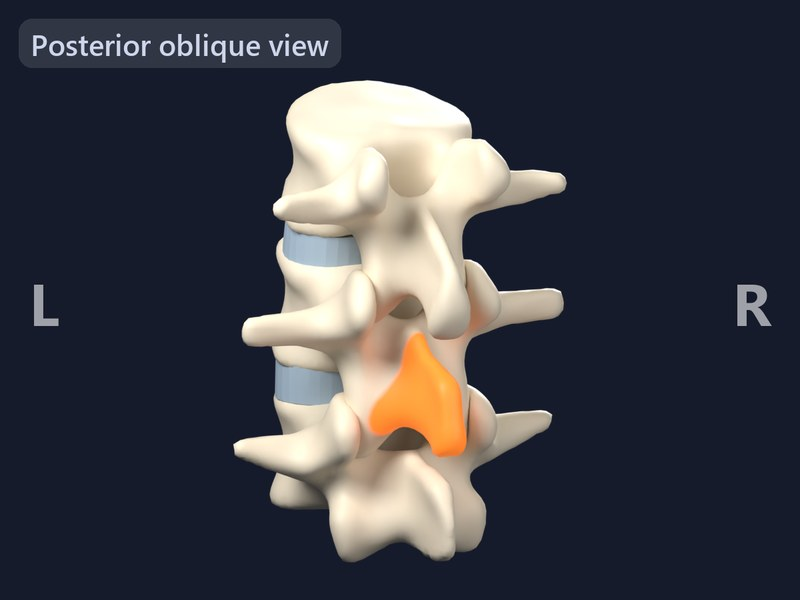
#> input picture img/sp.jpg, 800 x 600 px, given in place of sp.png, which was not available
$ python post.py
#> lines starting #> are read from the running program, lines starting #| are printed output that depends on the picture; pictures that were not available may be replaced by others from this repository, and a replacement may not be noted
"""Composite renders for the quiz: background, orientation labels, neutral-pose ghost, GIF encoding.
usage: python post.py <quiz img dir>"""
import os, sys, json, glob, subprocess, shutil
from PIL import Image, ImageDraw, ImageFont, ImageFilter, ImageChops
import imageio_ffmpeg

HERE = os.path.dirname(os.path.abspath(__file__))
DEST = sys.argv[1] if len(sys.argv) > 1 else os.path.join(HERE, "final")
os.makedirs(DEST, exist_ok=True)
BG = (22, 27, 43)
CHIP_TXT = (205, 214, 236)
FONT_B = r"C:\Windows\Fonts\seguisb.ttf"
FONT_X = r"C:\Windows\Fonts\segoeuib.ttf"


def font(path, size):
    try:
        return ImageFont.truetype(path, size)
    except OSError:
        return ImageFont.load_default()


def layer(im):
    ov = Image.new("RGBA", im.size, (0, 0, 0, 0))
    return ov, ImageDraw.Draw(ov)


def chip(im, text, scale):
    ov, d = layer(im)
    f = font(FONT_B, int(22 * scale))
    pad = int(9 * scale)
    x0, y0 = int(14 * scale), int(14 * scale)
    tw = d.textlength(text, font=f)
    th = int(22 * scale * 1.25)
    d.rounded_rectangle([x0, y0, x0 + tw + 2 * pad, y0 + th + pad], radius=int(10 * scale), fill=(255, 255, 255, 30))
    d.text((x0 + pad, y0 + pad * 0.45), text, font=f, fill=CHIP_TXT + (255,))
    im.alpha_composite(ov)


def side_letters(im, left, right, scale):
    """Radiograph-style side markers at mid-height on the left and right edges."""
    ov, d = layer(im)
    f = font(FONT_X, int(44 * scale))
    w, h = im.size
    for txt, x in ((left, int(22 * scale)), (right, w - int(22 * scale))):
        tw = d.textlength(txt, font=f)
        xx = x if x < w / 2 else x - tw
        d.text((xx, h / 2 - 28 * scale), txt, font=f, fill=(255, 255, 255, 150))
    im.alpha_composite(ov)


def corner_words(im, left, right, scale):
    ov, d = layer(im)
    f = font(FONT_B, int(23 * scale))
    w, h = im.size
    y = h - int(40 * scale)
    if left:
        d.text((int(16 * scale), y), "\u2190 " + left, font=f, fill=(255, 255, 255, 140))
    if right:
        tw = d.textlength(right + " \u2192", font=f)
        d.text((w - tw - int(16 * scale), y), right + " \u2192", font=f, fill=(255, 255, 255, 140))
    im.alpha_composite(ov)


def place(im, scale, valign):
    """Render scaled down on the background so the label chip has room (valign: 'bottom' or 'center')."""
    w, h = im.size
    sm = im.resize((int(w * scale), int(h * scale)), Image.LANCZOS)
    out = Image.new("RGBA", im.size, BG + (255,))
    x = (w - sm.size[0]) // 2
    y = (h - sm.size[1]) - int(h * 0.015) if valign == "bottom" else (h - sm.size[1]) // 2
    out.alpha_composite(sm, (x, y))
    return out


STILLS = {
    # name: (chip text, side letters (screen-left, screen-right) or None, corner words or None)
    "sp": ("Posterior oblique view", ("L", "R"), None),
    "facet": ("Posterior view", ("L", "R"), None),
    "np": ("Front-left view, from above", None, None),
    "lf": ("Midline cut, seen from the left", None, ("Anterior", "Posterior")),
    "asis": ("Anterior view", ("R", "L"), None),
    "isch": ("Posterior view", ("L", "R"), None),
    "psoas": ("Anterior-left oblique view", None, None),
}

for name, (txt, sides, words) in STILLS.items():
    src = os.path.join(HERE, "out", name + ".png")
    if not os.path.exists(src):
        print("missing", src); continue
    im = Image.open(src).convert("RGBA")
    s = im.size[0] / 600
#> s = 1.33
    out = place(im, 0.86 if words else 0.90, "center" if words else "bottom")
#> in place, `out = Image.new("RGBA", im.size, BG + (255,))`:
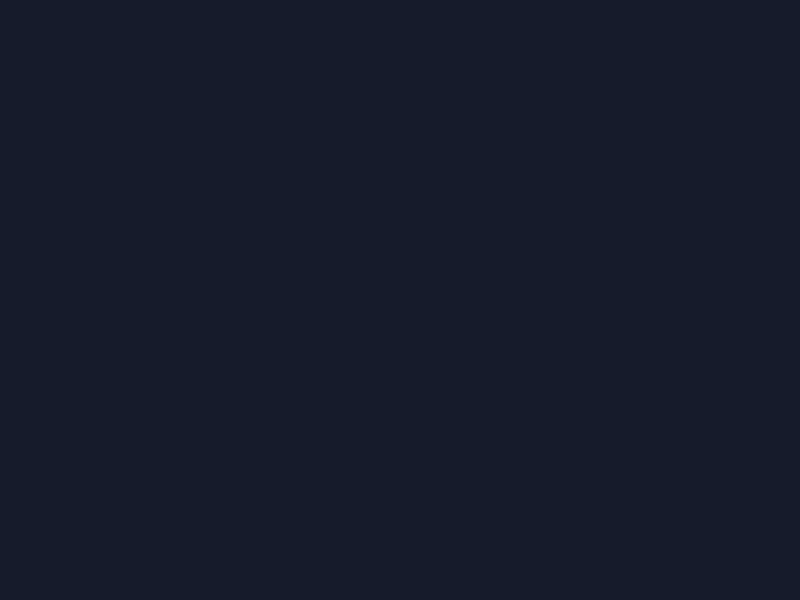
#> out: PIL image 800x600 RGBA; mean R, G, B, A 22, 27, 43, 255
#> in place, `out.alpha_composite(sm, (x, y))`:
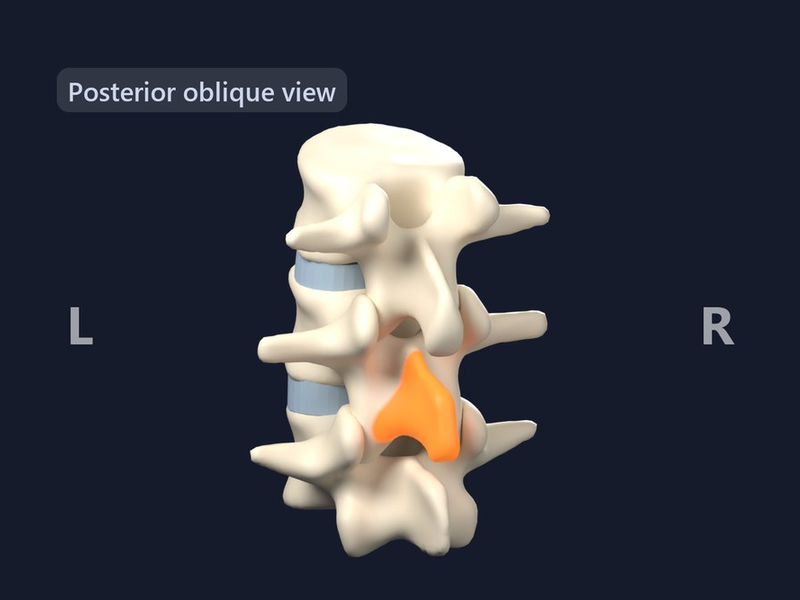
#> out: PIL image 800x600 RGBA; mean R, G, B, A 54.3, 56.2, 65.3, 255
    chip(out, txt, s)
#> in layer, `ov = Image.new("RGBA", im.size, (0, 0, 0, 0))`: ov: PIL image 800x600 RGBA; every value is 0
#> in chip, `tw = d.textlength(text, font=f)`: tw = 320.3
#> in chip, `im.alpha_composite(ov)`:
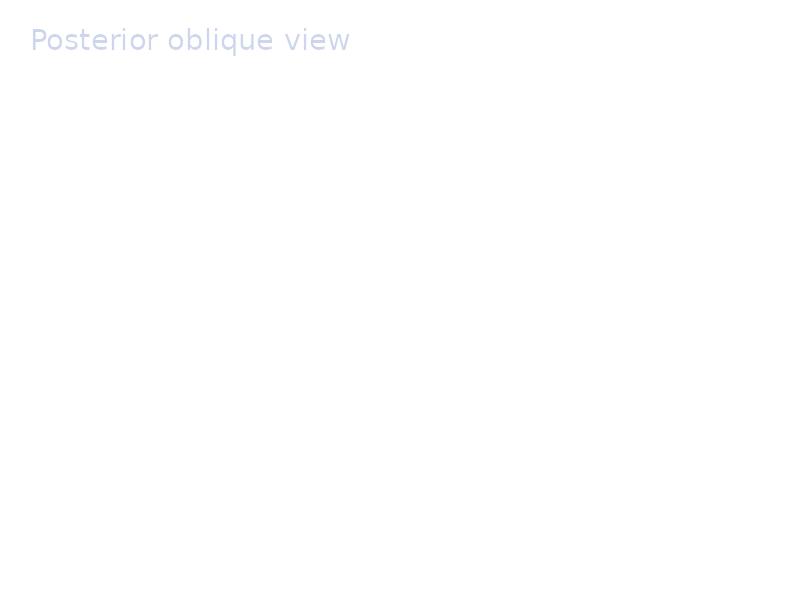
#> ov: PIL image 800x600 RGBA; mean R, G, B, A 8.7, 8.7, 8.8, 2; transparent parts drawn white
#> in chip, `im.alpha_composite(ov)`:
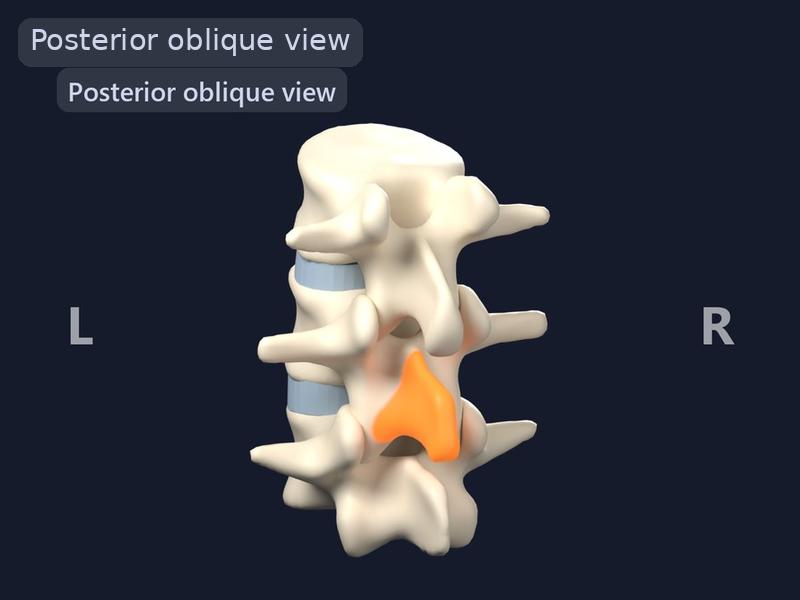
#> im: PIL image 800x600 RGBA; mean R, G, B, A 56, 57.8, 66.8, 255
    if sides:
        side_letters(out, sides[0], sides[1], s)
#> the loop in side_letters, `for txt, x in ((left, int(22 * scale)), (right, w - int(22 * scale))):` made 2 passes
#> (tw, xx) on passes 1 to 2: (32.31, 29), (40.3, 730.7)
    if words:
        corner_words(out, words[0], words[1], s)
    out = out.convert("RGB").resize((im.size[0] // 3 * 2, im.size[1] // 3 * 2), Image.LANCZOS)
#> out: PIL image 532x400 RGB
    out.save(os.path.join(DEST, name + ".jpg"), quality=88, optimize=True)
    print("still", name, out.size)
#| still sp (532, 400)
#> pass 2 of the loop `for name, (txt, sides, words) in STILLS.items():`:
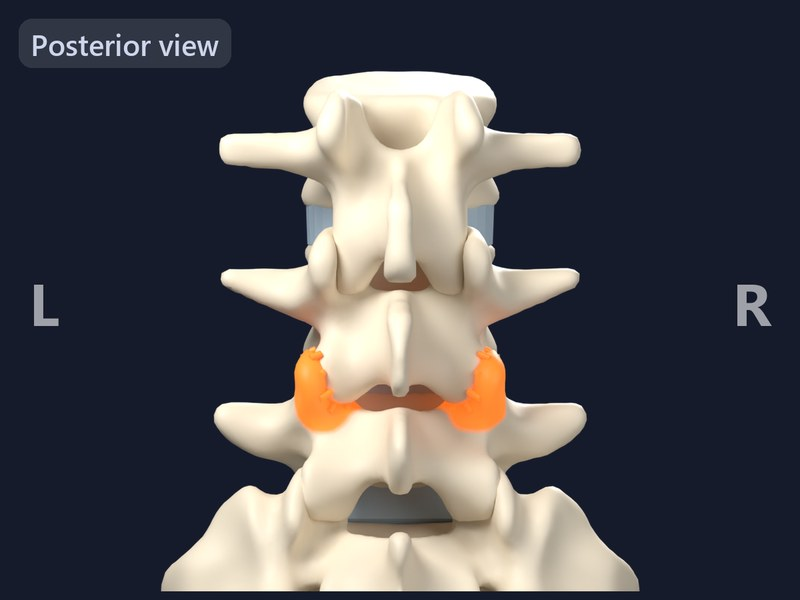
#> input picture img/facet.jpg, 800 x 600 px, given in place of facet.png, which was not available
#> in place (call 2), `out.alpha_composite(sm, (x, y))`:
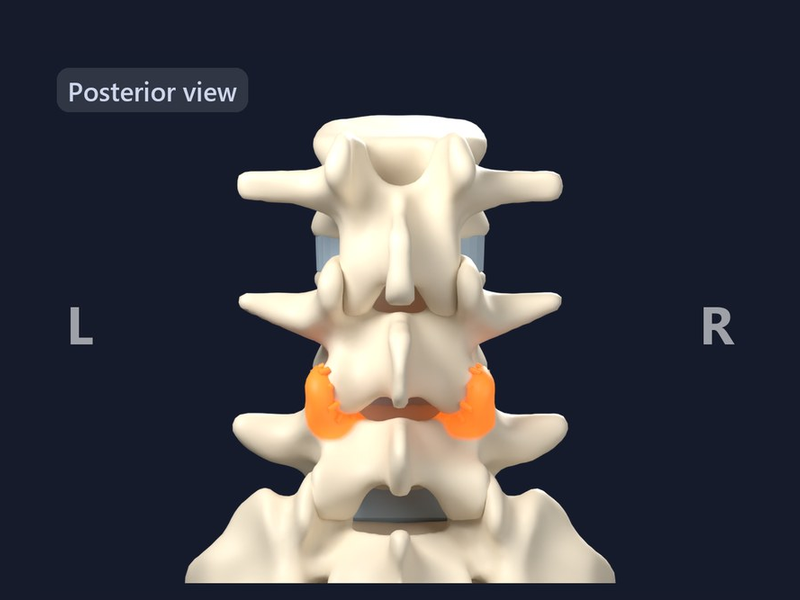
#> out: PIL image 800x600 RGBA; mean R, G, B, A 68.3, 68.5, 74.6, 255
#> in chip (call 2), `tw = d.textlength(text, font=f)`: tw = 204.2
#> in chip (call 2), `im.alpha_composite(ov)`:
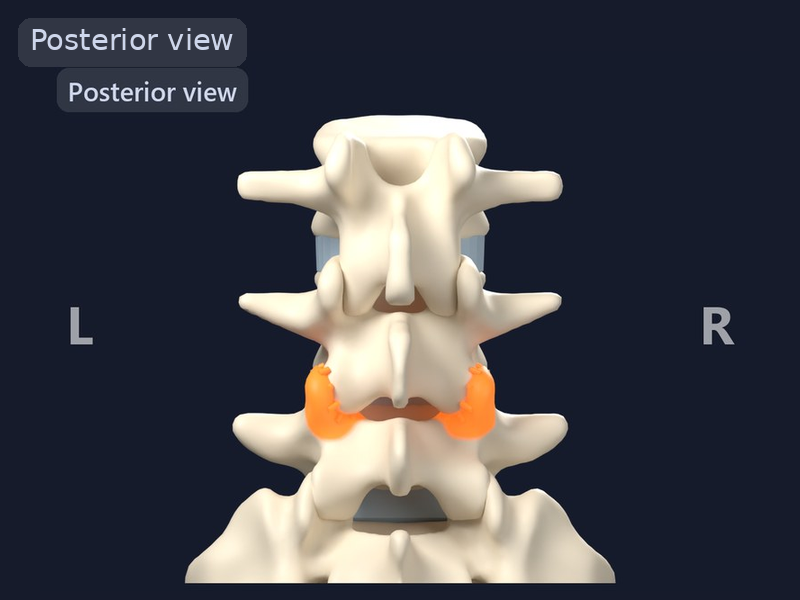
#> im: PIL image 800x600 RGBA; mean R, G, B, A 69.4, 69.6, 75.6, 255
#> the loop in side_letters (call 2), `for txt, x in ((left, int(22 * scale)), (right, w - int(22 * scale))):` made 2 passes
#| still facet (532, 400)
#> pass 3 of the loop `for name, (txt, sides, words) in STILLS.items():`:
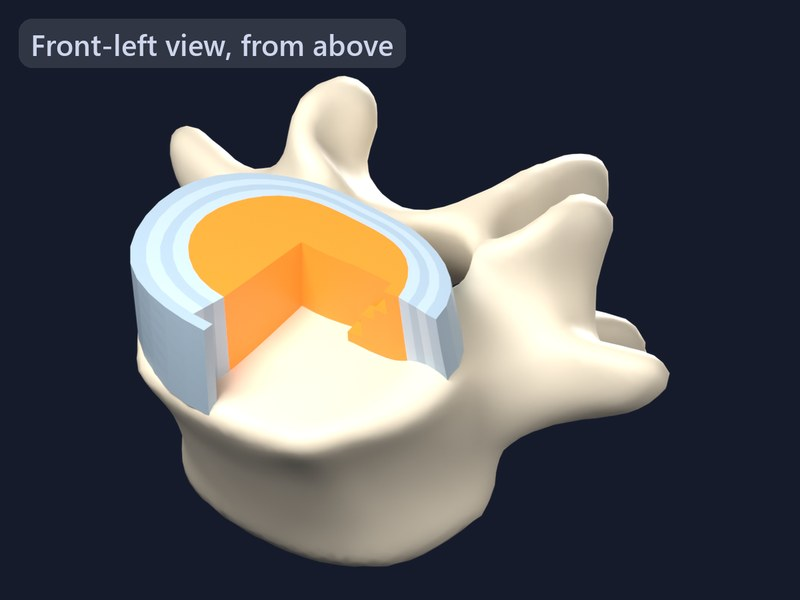
#> input picture img/np.jpg, 800 x 600 px, given in place of np.png, which was not available
#> in chip (call 3), `tw = d.textlength(text, font=f)`: tw = 390.9
#> in chip (call 3), `im.alpha_composite(ov)`:
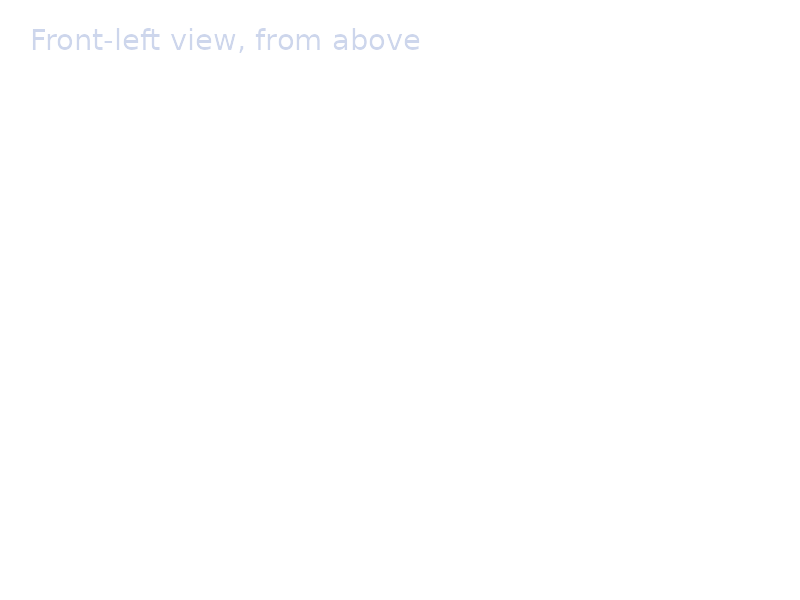
#> ov: PIL image 800x600 RGBA; mean R, G, B, A 10.5, 10.5, 10.7, 2.4; transparent parts drawn white
#> in chip (call 3), `im.alpha_composite(ov)`:
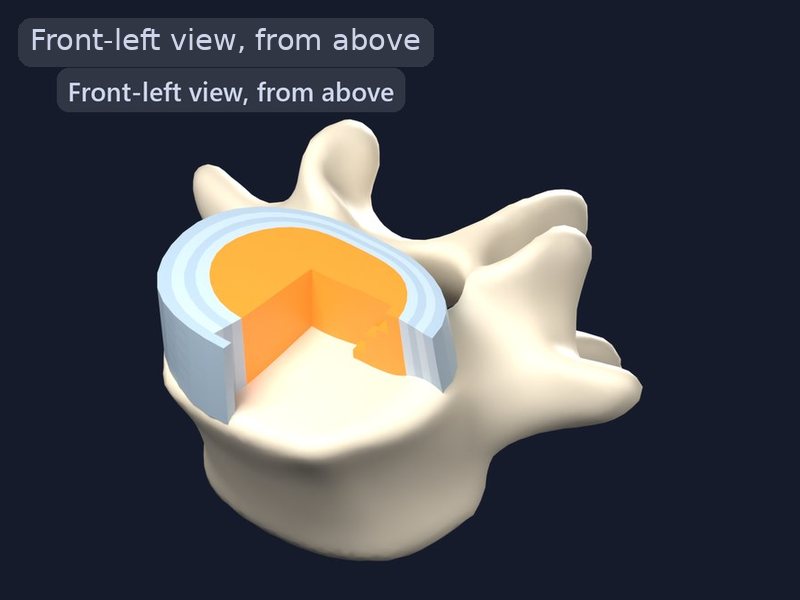
#> im: PIL image 800x600 RGBA; mean R, G, B, A 76.3, 76.4, 80.5, 255
#| still np (532, 400)
#> the loop made 7 passes; the first 3 are shown


MOTIONS = {
    "flex": ("Left side view", None, ("Anterior", "Posterior")),
    "latflex": ("Posterior view", ("L", "R"), None),
    "apt": ("Left side view", None, ("Anterior", "Posterior")),
}
#> (the run stopped early here; a loop or call above may not have finished)
